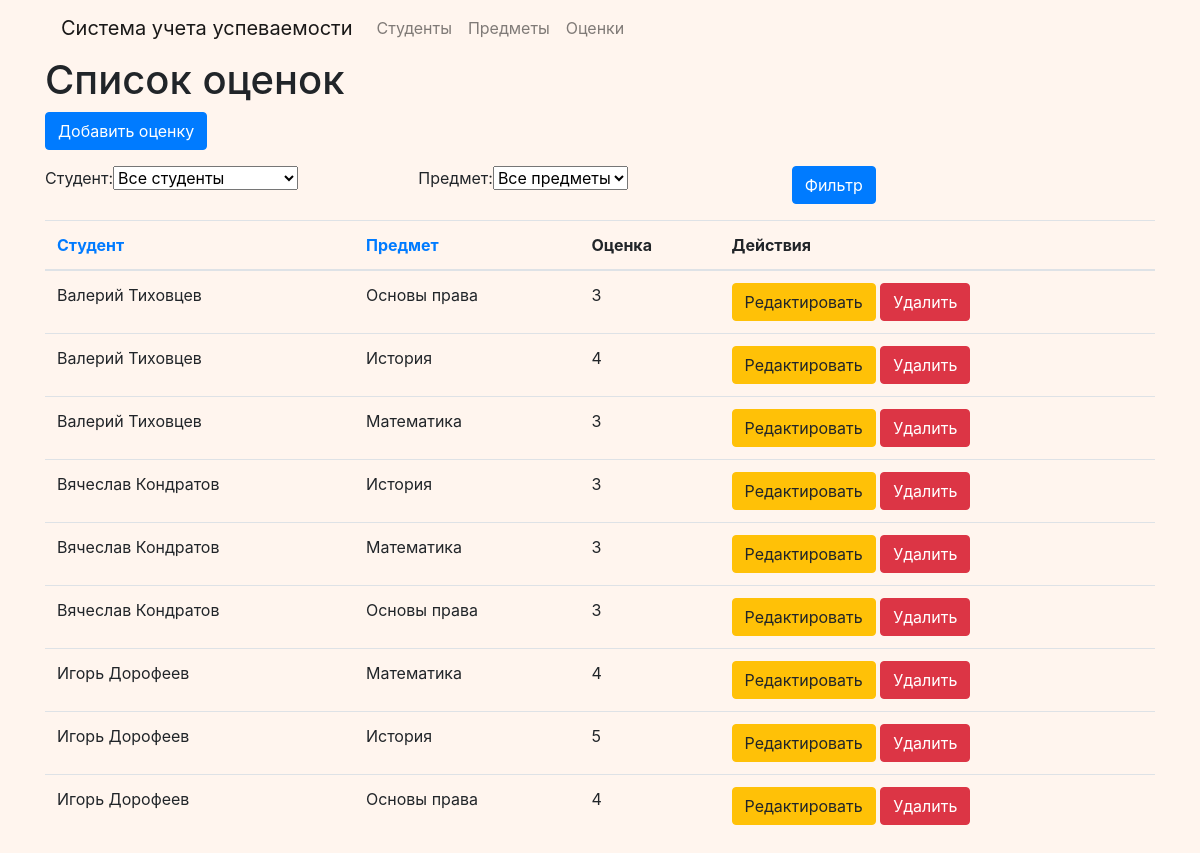
The page /grades/?order_by=student__name on the database its author committed.
### university/models.py (models this page shows, shortened)
class Grade(models.Model):
    student = models.ForeignKey(Student, on_delete=models.CASCADE, verbose_name= ("Студент"))
    subject = models.ForeignKey(Subject, on_delete=models.CASCADE, verbose_name= ("Предмет"))
    grade = models.IntegerField(verbose_name= ("Оценка"))

class Student(models.Model):
    name = models.CharField(max_length=100, verbose_name= ("ФИО"))
    group_number = models.CharField(
        max_length=10,
        validators=[
            RegexValidator(
                regex=r'^[0-9]+(-[0-9А-Я]?)?$',
                message='Номер группы должен состоять из цифр, '
                        'может содержать дефис и русскую заглавную букву (например, 123-А).'
            ),
        ],
        verbose_name= ("Номер группы")
    )
    def __str__(self):
        return self.name
    class Meta:
        verbose_name = ("Студент")
        verbose_name_plural = ("Студенты")

class Subject(models.Model):
    name = models.CharField(max_length=100, unique=True, verbose_name= ("Название предмета"))
    def __str__(self):
        return self.name
    class Meta:
        verbose_name = ("Предмет")
        verbose_name_plural = ("Предметы")

### university/views.py (the view)
# urls.py: path('grades/', views.grade_list, name='grade_list'),
def grade_list(request):
    grades = Grade.objects.all()
    form = GradeFilterForm(request.GET)
    if form.is_valid():
        student = form.cleaned_data.get('student')
        subject = form.cleaned_data.get('subject')
        if student:
            grades = grades.filter(student=student)
        if subject:
            grades = grades.filter(subject=subject)
    order_by = request.GET.get('order_by', '')
    if order_by in ('student__name', '-student__name', 'subject__name', '-subject__name'):
        grades = grades.order_by(order_by)
    context = {
        'grades': grades,
        'form': form,
    }
    return render(request, 'university/grade_list.html', context)

### university/forms.py
class GradeFilterForm(forms.Form):
    student = forms.ModelChoiceField(
        queryset=Student.objects.all(),
        label='Студент',
        required=False,
        empty_label="Все студенты"
    )
    subject = forms.ModelChoiceField(
        queryset=Subject.objects.all(),
        label='Предмет',
        required=False,
        empty_label="Все предметы"
    )

### university/templates/university/grade_list.html (shortened to what this page needs)
{% extends 'base.html' %}
{% block content %}
<h1>Список оценок</h1>
    <a href="{% url 'grade_create' %}" class="btn btn-primary mb-3">Добавить оценку</a>
<form method="get">
    <div class="form-row">
        <div class="col-md-4 mb-3">{{ form.student.label_tag }}{{ form.student }}</div>
        <div class="col-md-4 mb-3">{{ form.subject.label_tag }}{{ form.subject }}</div>
        <div class="col-md-4 mb-3">
            <button type="submit" class="btn btn-primary">Фильтр</button>
        </div>
    </div>
</form>
<table class="table">
    <thead>
    <tr>
        <th>
            <a href="?order_by={% if order_by == 'student__name' %}-{% endif %}student__name">
                Студент
            </a>
        </th>
        <th>
            <a href="?order_by={% if order_by == 'subject__name' %}-{% endif %}subject__name">
                Предмет
            </a>
        </th>
        <th>Оценка</th>
        <th>Действия</th>
    </tr>
    </thead>
    <tbody>
    {% for grade in grades %}
    <tr>
        <td>{{ grade.student.name }}</td>
        <td>{{ grade.subject.name }}</td>
        <td>{{ grade.grade }}</td>
        <td>
            <a href="{% url 'grade_update' grade.pk %}" class="btn btn-warning">Редактировать</a>
            <a href="{% url 'grade_delete' grade.pk %}" class="btn btn-danger">Удалить</a>
        </td>
    </tr>
    {% endfor %}
    </tbody>
</table>
{% endblock %}

### rows shown on the page
Grade: student.name "Валерий Тиховцев", subject.name "Основы права", grade "3"
Grade: student.name "Валерий Тиховцев", subject.name "История", grade "4"
Grade: student.name "Валерий Тиховцев", subject.name "Математика", grade "3"
Grade: student.name "Вячеслав Кондратов", subject.name "История", grade "3"
Grade: student.name "Вячеслав Кондратов", subject.name "Математика", grade "3"
Grade: student.name "Вячеслав Кондратов", subject.name "Основы права", grade "3"
Grade: student.name "Игорь Дорофеев", subject.name "Математика", grade "4"
Grade: student.name "Игорь Дорофеев", subject.name "История", grade "5"
Grade: student.name "Игорь Дорофеев", subject.name "Основы права", grade "4"
